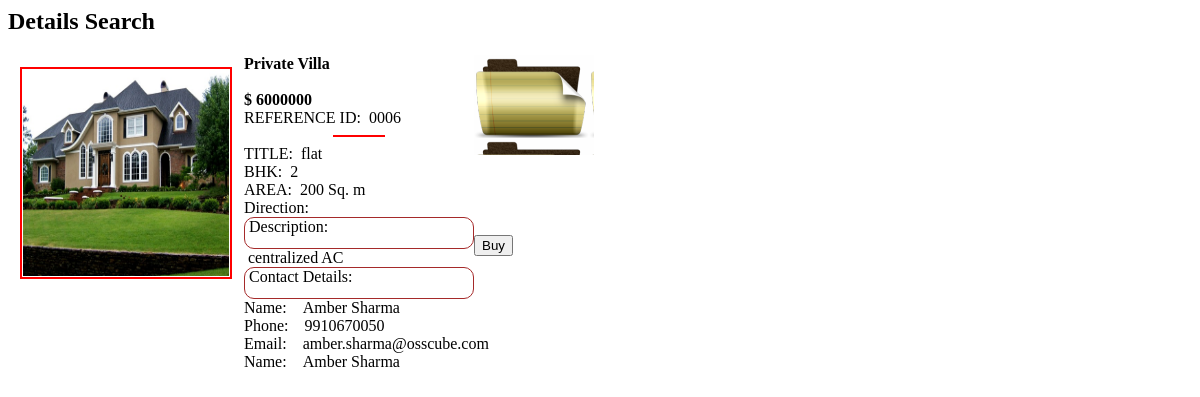
The page /view/searchdetailed.php?property_id=6 on the database its author committed.
### tables this page shows
CREATE TABLE `property_image` (
  `image_id` int(11) NOT NULL AUTO_INCREMENT,
  `property_id` int(11) DEFAULT NULL COMMENT 'foreign key refering to seller table',
  `image` blob,
  PRIMARY KEY (`image_id`),
  KEY `image_id` (`image_id`),
  KEY `property_id` (`property_id`),
  CONSTRAINT `property_image_ibfk_1` FOREIGN KEY (`image_id`) REFERENCES `seller_table` (`property_id`),
  CONSTRAINT `property_image_ibfk_2` FOREIGN KEY (`property_id`) REFERENCES `seller_table` (`property_id`)
);

CREATE TABLE `seller_table` (
  `property_id` int(11) NOT NULL AUTO_INCREMENT COMMENT 'unique id of saler',
  `user_id` int(11) DEFAULT NULL COMMENT 'name of  user',
  `deal_type` enum('Sale','Rent') DEFAULT NULL COMMENT 'sale type',
  `address` varchar(100) DEFAULT NULL COMMENT 'address of seller',
  `property_type` varchar(15) DEFAULT NULL COMMENT 'this is type of property',
  `transaction_type` varchar(15) DEFAULT NULL COMMENT 'type of sale ',
  `property_area` int(11) DEFAULT NULL,
  `facility` varchar(30) DEFAULT NULL COMMENT 'facility provided',
  `direction` enum('N','E','S','W','NE','NW','SE','SW') DEFAULT NULL COMMENT 'location of property',
  `property_feature` varchar(30) DEFAULT NULL COMMENT 'type of room',
  `price` int(11) DEFAULT NULL COMMENT 'rate of property',
  `bargain_amount` int(11) DEFAULT NULL COMMENT 'min amount for sale',
  `furnished_item` varchar(20) DEFAULT NULL COMMENT 'material included with property',
  `description` varchar(200) DEFAULT NULL COMMENT 'key feature of propety',
  `bhk` int(11) DEFAULT NULL,
  `property_status` enum('inactive','active','pending','done') DEFAULT NULL,
  `city` varchar(20) DEFAULT NULL,
  `sector` varchar(20) DEFAULT NULL,
  PRIMARY KEY (`property_id`),
  KEY `user_id` (`user_id`),
  CONSTRAINT `sellertable_ibfk_1` FOREIGN KEY (`user_id`) REFERENCES `user_registration` (`user_id`)
);

CREATE TABLE `user_registration` (
  `user_id` int(11) NOT NULL AUTO_INCREMENT COMMENT 'unique user response id',
  `name` varchar(20) NOT NULL COMMENT 'user name',
  `contact_no` varchar(10) NOT NULL COMMENT 'user contact number',
  `email` varchar(50) DEFAULT NULL,
  `user_name` varchar(20) NOT NULL COMMENT 'user login name',
  `password` varchar(15) NOT NULL COMMENT 'user password for login',
  `status` enum('t','f') DEFAULT 't' COMMENT 'status for soft delete',
  `user_type` enum('u','b','a') DEFAULT NULL,
  PRIMARY KEY (`user_id`,`user_name`)
);

### model/constant1.php (called while the page is built, shortened)
<?php
class Language {
    private $_lang=array();
    public function __construct($language) {
        $this->_lang=$language;
    }
    public function __get($key){
       return $this->_lang[$key];
    }
}
$lang= new Language($_languageConstants);
?>

### model/Search_class.php (called while the page is built, shortened)
<?PHP
require_once SITEPATH.'model/model.php';
class SearchProperty
{
	private $propertyid;
	public function setPropertyid($propertyid) {
		$this->propertyid = $propertyid;
	}
	public function getPropertyid() {
		return $this->propertyid;
	}
	public function Propertydetailed($matchfield)
	{
		$obj1 = new MyModel();
		$result = $obj1->PropertyDetailed($matchfield);
		return $result;
	}
	public function Propertyimage($matchfield)
	{
		$obj1 = new MyModel();
		$result = $obj1->PropertyImage($matchfield);
		return $result;
	}
	public function Admindetails($matchfield)
	{
		$obj1 = new MyModel();
		$result = $obj1->AdminDetails($matchfield);
		return $result;
	}
}
?>

### controller/singleton.php (called while the page is built, shortened)
<?php
class DBConnection {
    private static $instance;
    private static $_host = "localhost";
    private static $_user = "root";
    private static $_password ="amber@321";
    private $_tableName = "";
    private $_join = "";
    private $_where = "";
    private $_between = "";
    private $_values = array();
    private $_result = "";
    public static function Connect() {
        if (is_null(DBConnection::$instance)) {
            $db = mysql_connect(self::$_host, self::$_user, self::$_password);
            if ($db) {
                self::$instance = new DBConnection();
            }
        }
        return self::$instance;
    }
    public function Fields($data = array()) {
        $count = count($data);
	    if ($count > 0) {
            foreach ($data as $key => $value) {
                if (!empty($value)) {
		    $this->_values[] = $value;
                }
            }
        }
		return $this;
    }
    public function From($value) {
        if (!empty($value)) {
            $this->_tableName = $value;
        }
		return $this;
    }
    public function Where($data = array(), $raw = false, $operator = "AND") {
	$this->_where="";
        $count = count($data);
        if ($count > 0) {
            $index = 0;
            foreach ($data as $key => $value) {
				if (is_string($value)) {
                    $value = " '$value' ";
                }
				$op = array("=",">","<",">=","<=");
				$opMatch = false;
				for($i = 0;$i < count($op);$i++){
					if(strpos($key, $op[$i]) > 0){
						$opMatch  = true;
						break;
					}
				}
				if($opMatch){
					$this->_where .= " $key $value";
				}
				elseif($this->_between){
				    $this->_where .= $key .$this->_between ;
				}
				else {
					$this->_where .= " $key =  $value";
				}
            }
        }
		return $this;
    }
    public function Select() {
        $bool = false;
        $this->_query = "";
        $fields = " * ";
        if (count($this->_values) > 0) {
            $fields = implode(', ', $this->_values);
        }
        $table = $this->_tableName;
        if (!empty($table)) {
			$this->_query .= "SELECT ";
			$this->_query .= $fields;
            $this->_query .= " FROM " . $this->_tableName. $this->_join;
            $where = $this->_where;
            if (!empty($where)) {
                $this->_query .= " WHERE " . $where;
            }
            $this->_result = mysql_query($this->_query);
            $bool = true;
        }
	$this->_keys=array();          $this->_values=array();    $this->_where=""; $this->_join=""; $this->_groupBy="";
        return $bool;
    }
    public function resultArray() {
        $records = array();
        if (!empty($this->_result)) {
            while ($row = mysql_fetch_assoc($this->_result)) {
                $records[] = $row;
            }
        }
        return $records;
    }
}

### model/model.php (called while the page is built, shortened)
<?php
require_once SITEPATH.'controller/singleton.php';
require_once SITEPATH.'model/Search_class.php';
abstract class model {
    function __construct() {
        $this->db = DBConnection::Connect();
    }
}
class MyModel extends model {
	public function PropertyDetailed($matchfield){
		$this->db->From("seller_table");
		$this->db->where($matchfield);
		$bool1=$this->db->Select();
		$result = $this->db->resultArray();
		return $result;
	}
	public function PropertyImage($matchfield){
		$this->db->Fields(array("image"));
		$this->db->From("property_image");
		$this->db->where($matchfield);
		$bool1=$this->db->Select();
		$result = $this->db->resultArray();
		return $result;
	}
	public function AdminDetails($matchfield) {
		$this->db->From("user_registration");
		$this->db->where($matchfield);
		$this->db->Select();
		$result = $this->db->resultArray();
		return $result;
	}
}

### view/searchdetailed.php (the view, shortened to what this page needs)
<?php require_once "/var/www/PropertyBazar/trunk/development/model/constant1.php";
require_once SITEPATH."model/Search_class.php";
?>
<div class="posters">
	<div class="poster double_wide no_max_height" style="width: 620px; min-height: 600px;">
		<h2 style="width: 620px" class="do_not_shorten"><?php echo $lang->DETAIL." ".$lang->SEARCH; ?></h2>
		<div class="row benefit" style="overflow: auto;">
<?php
 $matchfield=array();
            $obj = new SearchProperty();
            $obj->setPropertyid($_REQUEST['property_id']);
            $matchfield['property_id'] = $obj->getPropertyid();
            ?>
            <div id="container">
                <div id="image">
                    <?php
                        $result = $obj->Propertyimage($matchfield);
                    ?>
                        <table>
                            <tr>
                                <td colspan="2">
                                    <img src="<?php echo IMAGEPATH . $result[0]['image'] ;?>" rel="#mies2" height=206px; width="206px; style="border:1px solid red;"/>
                                </td>
                            </tr>
                        </table>
                        </div>
                        <div id="data">
                            <?php
                                $result = $obj->Propertydetailed($matchfield);
                            ?>
                            <b><?php echo $result[0]['property_feature'] ?></b>
                            <br />
                            <br />
                            <b>$ <?php echo $result[0]['price'] ?></b>
                            <br />
                            <span>REFERENCE ID:&nbsp;&nbsp;<?php printf('%04d', $result[0]['property_id']) ?></span>
                            <hr width="50" color="red">
                            <span>TITLE:&nbsp;&nbsp;<?php echo $result[0]['property_type'] ?></span>
                            <br />
                            <span>BHK:&nbsp;&nbsp;<?php echo $result[0]['bhk'] ?></span>
                            <br />
                            <span>AREA:&nbsp;&nbsp;<?php echo $result[0]['property_area'] ?>&nbsp;Sq. m </span>
                            <br />
                            <span>Direction:&nbsp;&nbsp;<?php if($result[0]['direction']=='N') echo "North";
                            elseif ($result[0]['direction']=='NE') echo "North East";?> </span>
                            <br />
                            <div class="selecter">
                            	<span >&nbsp;<?php echo $lang->DESCRIPTION;?>:</span>
                            </div>
                            <span >&nbsp;<?php echo $result[0]['description'] ?></span>
                            <div class="selecter">
                            	<span >&nbsp;<?php echo $lang->CONTACT." ".$lang->DETAIL;?>:</span>
                            	<br />
                            	<br />
                            </div>
                                    <?php
                                    $obj1=new SearchProperty();
                                    $matchfield1['user_type']="a";
                                    $adminresult=$obj1-> AdminDetails($matchfield1);
                            ?>
                            <span >Name:&nbsp;&nbsp;&nbsp;&nbsp;<?php echo $adminresult[0]['name'] ?></span>
                            <span >Phone:&nbsp;&nbsp;&nbsp;&nbsp;<?php echo $adminresult[0]['contact_no'] ?></span>
                            <span >Email:&nbsp;&nbsp;&nbsp;&nbsp;<?php echo $adminresult[0]['email'] ?></span>
                            <span >Name:&nbsp;&nbsp;&nbsp;&nbsp;<?php echo $adminresult[0]['name'] ?></span>
                        </div>
                        <div id="status">
                            <br />
                            <br />
                            <br />
                            <br />
<br />
                            <br />
<br />
                            <br />
<br />
                            <br />
<input type="button" class="open" value="Buy" onclick="action_open('propertybuy.php?property_id=<?php echo $result[0]['property_id']?>&price=<?php echo $result[0]['price']?>')"/>
                        </div>
                    </div>
                </div></div></div>

### rows shown on the page
property_image: image (picture)
seller_table: property_feature "Private Villa", price "6000000", property_id "0006", property_type "flat", bhk "2", property_area "200", description "centralized AC"
user_registration: name "Amber Sharma", contact_no "9910670050", email "amber.sharma@osscube.com"

### other values the page prints
$lang->DETAIL "Details"
$lang->SEARCH "Search"
$lang->DESCRIPTION "Description"
$lang->CONTACT "Contact"
